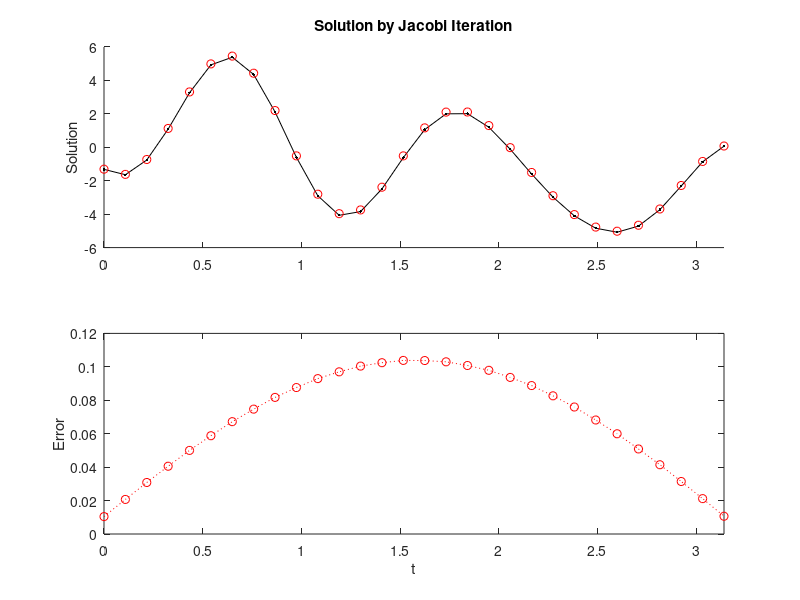
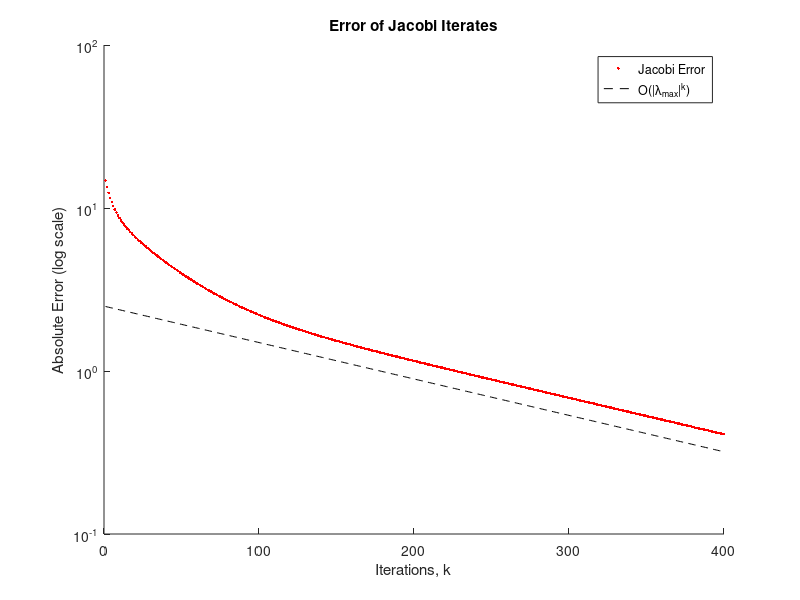
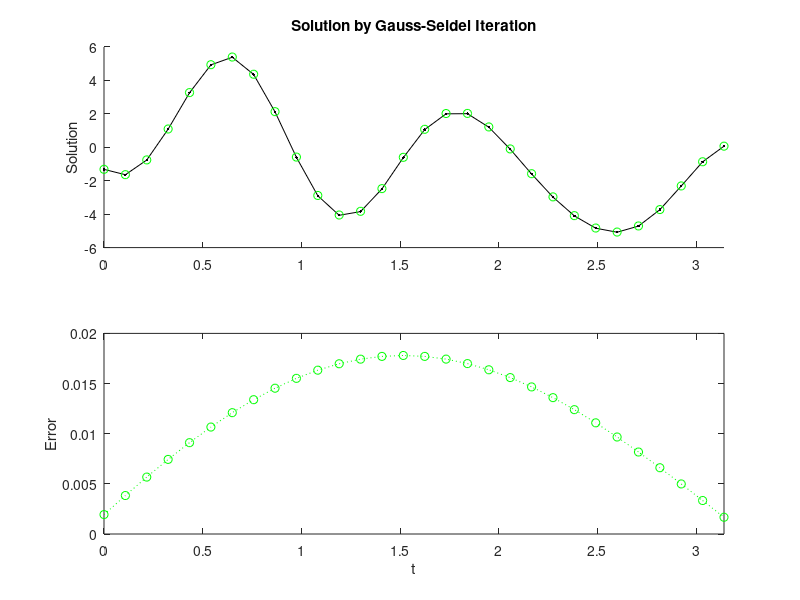
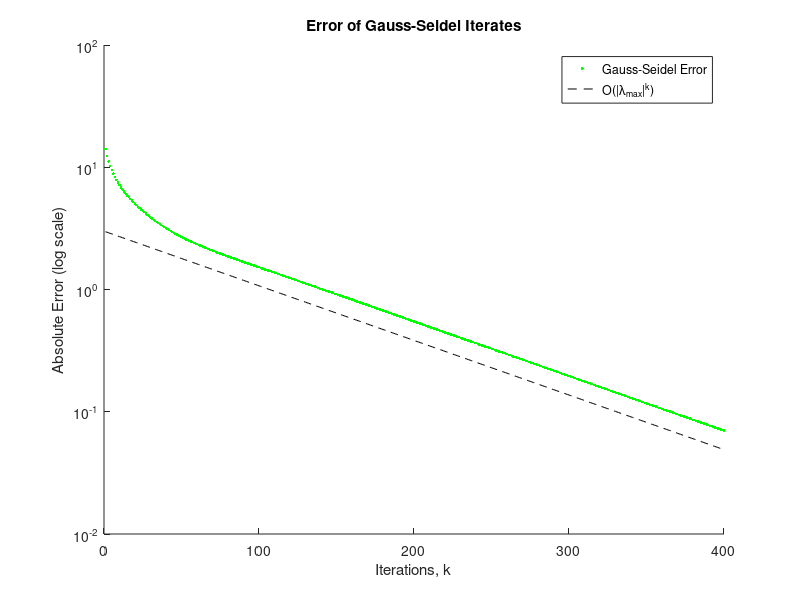

MATLAB code for these plots, in order:
clear
clc
close all

%% Variable Initialiation

n = 30;
A = diag(-2*ones(n, 1)) + diag(ones(n-1,1),1) + diag(ones(n-1,1),-1);
t = linspace(0,pi,n).';
b = cos(5.*t) + 0.5.*sin(7.*t);
x_true = A\b;

D = diag(diag(A));
T = A - D;

M = -D\T;
g = D\b;

x_guess = zeros(n,1);
error = zeros(400,1);

for iter = 1:400
    x_guess = (M * x_guess) + g;
    error(iter) = norm(x_true - x_guess);
end

eigen_max = max(abs(eig(M)));

%% Problem 4: Writeup

subplot(2,1,1), hold on, plot(t, x_true, 'k.-');
subplot(2,1,1), plot(t, x_guess, 'ro'), xlim([0 pi]);
ylabel('Solution');
title('Solution by Jacobi Iteration');
subplot(2,1,2), plot(t, abs(x_true - x_guess), 'ro:'), xlim([0 pi]);
ylabel('Error');
xlabel('t');

print(gcf,'-dpng','solution_jacobi.png');

%% Problem 5: Writeup

xs = 1:400;

clf
hold on
plot(xs, error, 'r.');
plot(xs, 2.5.*(eigen_max.^xs), 'k--');
set(gca,'YScale','log');
title('Error of Jacobi Iterates');
ylabel('Absolute Error (log scale)');
xlabel('Iterations, k');
legend('Jacobi Error','O(|\lambda_{max}|^{k})','Location','Best');

print(gcf,'-dpng','errors_jacobi.png');

%% Variable Initialization

S = tril(A);
T = A - S;

M = -S\T;
g = S\b;

x_guess = zeros(n,1);
error = zeros(400,1);

for iter = 1:400
    x_guess = M * x_guess + g;
    error(iter) = norm(x_true - x_guess);
end

eigen_max = max(abs(eig(M)));

%% Problem 7: Writeup

clf
subplot(2,1,1), hold on, plot(t, x_true, 'k.-');
subplot(2,1,1), plot(t, x_guess, 'go'), xlim([0 pi]);
ylabel('Solution');
title('Solution by Gauss-Seidel Iteration');
subplot(2,1,2), plot(t, abs(x_true - x_guess), 'go:'), xlim([0 pi]);
ylabel('Error');
xlabel('t');

print(gcf,'-dpng','solution_GS.png');

%% Problem 8: Writeup

clf
hold on
plot(xs, error, 'g.');
plot(xs, 3.*eigen_max.^xs, 'k--');
set(gca,'YScale','log');
title('Error of Gauss-Seidel Iterates');
ylabel('Absolute Error (log scale)');
xlabel('Iterations, k');
legend('Gauss-Seidel Error','O(|\lambda_{max}|^{k})','Location','Best');

print(gcf,'-dpng','errors_GS.png');

%% Variable Initialization

D = diag(diag(A));
L = tril(A,-1);
U = A - (D + L);
w = 1.5;

M = -(D + w*L)\(w*U + (w-1)*D);
g = (D + w*L)\(w*b);

x_guess = zeros(n,1);
error = zeros(400,1);

for iter = 1:400
    x_guess = M * x_guess + g;
    error(iter) = norm(x_true - x_guess);
end

eigen_max = max(abs(eig(M)));

%% Problem 10: Writeup

clf
subplot(2,1,1), hold on, plot(t, x_true, 'k.-');
subplot(2,1,1), plot(t, x_guess, 'bo'), xlim([0 pi]);
ylabel('Solution');
title('Solution by Successive Over-Relaxation Iteration (\omega = 1.5)');
subplot(2,1,2), plot(t, abs(x_true - x_guess), 'bo:'), xlim([0 pi]);
ylabel('Error');
xlabel('t');

print(gcf,'-dpng','solution_SOR.png');

%% Problem 11: Writeup

clf
hold on
plot(xs, error, 'b.');
plot(xs, 3.5.*eigen_max.^xs, 'k--');
set(gca,'YScale','log');
title('Error of Successive Over-Relaxation Iterates (\omega = 1.5)');
ylabel('Absolute Error (log scale)');
xlabel('Iterations, k');
legend('Successive Over-Relaxation Error','O(|\lambda_{max}|^{k})','Location','Best');

print(gcf,'-dpng','errors_SOR.png');

%% Variable Initialization

eigen_save = zeros(91,1);

for index = 1:91
    w = 1.0 + ((index-1) * 0.01);
    M = -(D + w*L)\(w*U + (w-1)*D);
    eigen_max = max(abs(eig(M)));
    eigen_save(index) = eigen_max;
end

%% Problem 13: Writeup

xs = 1.0:0.01:1.9;

clf
plot(xs,eigen_save,'k.');
title('Predicted Decay of SOR Iterates');
ylabel('|\lambda_{max}|');
xlabel('Parameter, \omega');

print(gcf,'-dpng','SOR_rates.png');

%% Variable Initialization

[V, I] = min(eigen_save);
w_best = 1.0 + ((I-1) * 0.01);

M = -(D + w_best*L)\(w_best*U + (w_best-1)*D);
g = (D + w_best*L)\(w_best*b);

x_guess = zeros(n,1);
error = zeros(400,1);

for iter = 1:400
    x_guess = M * x_guess + g;
    error(iter) = norm(x_true - x_guess);
end

eigen_max = max(abs(eig(M)));

%% Problem 15: Writeup

xs = 1:400;

clf
hold on
plot(xs, error, 'b.');
plot(xs, 4.*eigen_max.^xs, 'k--');
set(gca,'YScale','log');
title(['Error of Optimal Successive Over-Relaxation Iterates (\omega = ' num2str(w_best) ')']);
ylabel('Absolute Error (log scale)');
xlabel('Iterations, k');
legend('Optimal Successive Over-Relaxation Error','O(|\lambda_{max}|^{k})','Location','Northeast');

print(gcf,'-dpng','errors_SOR_optimal.png');